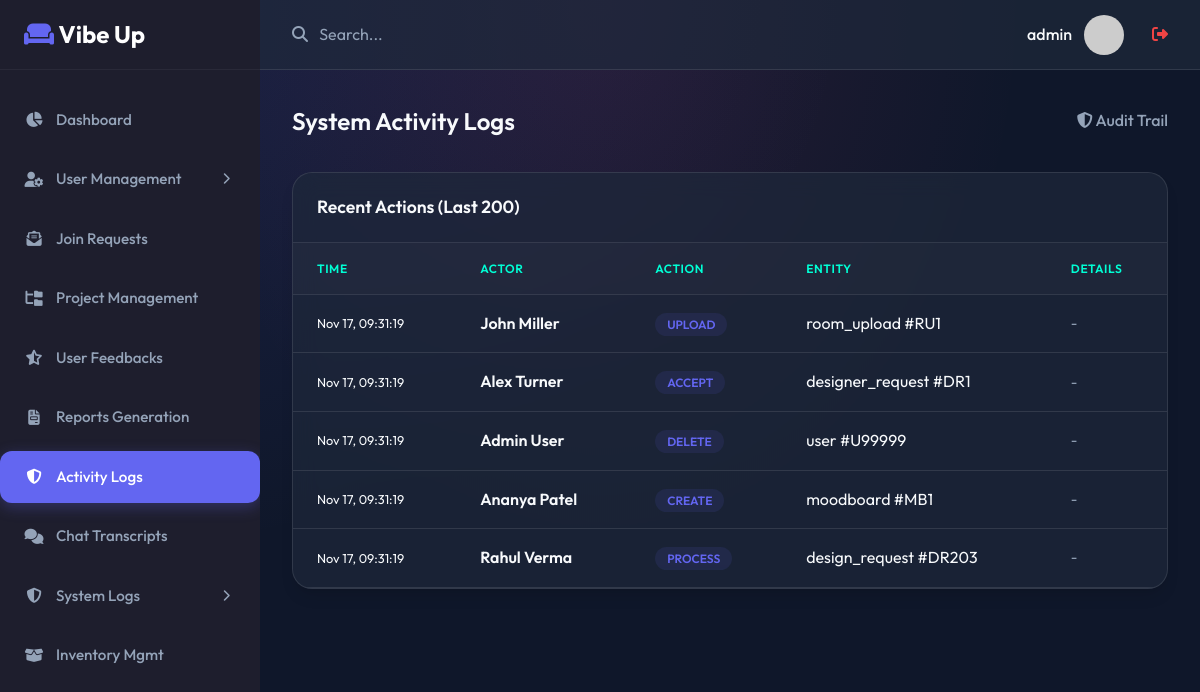
/admin/activity_logs.php (signed in), run on the app's committed database.
### tables this page shows
CREATE TABLE `activity_logs` (
  `id` char(20) NOT NULL PRIMARY KEY,
  `actor_id` char(20) DEFAULT NULL,
  `action` varchar(100) NOT NULL,
  `entity_type` varchar(50) NOT NULL,
  `entity_id` char(20) DEFAULT NULL,
  `details` text DEFAULT NULL,
  `created_at` timestamp NOT NULL DEFAULT current_timestamp()
);

CREATE TABLE `user` (
  `id` char(20) NOT NULL,
  `name` varchar(100) NOT NULL,
  `email` varchar(50) NOT NULL,
  `username` varchar(50) NOT NULL,
  `password_hash` varchar(255) NOT NULL,
  `password` varchar(255) DEFAULT NULL COMMENT 'Plain text password for api_v2 compatibility',
  `phone` varchar(15) NOT NULL,
  `profile_pic_url` text DEFAULT NULL,
  `dob` date NOT NULL,
  `role` enum('user','designer','admin') DEFAULT 'user',
  `last_activity` timestamp NOT NULL DEFAULT current_timestamp() ON UPDATE current_timestamp(),
  `created_at` timestamp NOT NULL DEFAULT current_timestamp()
);

### admin/activity_logs.php (the view, shortened to what this page needs)
<?php
$db = new Database();
$conn = $db->getConnection();
require_once '../includes/header.php';
require_once '../includes/sidebar.php';
$stmt = $conn->query("
    SELECT l.*, u.name as actor_name
    FROM activity_logs l
    LEFT JOIN user u ON l.actor_id = u.id
    ORDER BY l.created_at DESC
    LIMIT 200
");
$logs = $stmt->fetchAll();
?>
<div class="page-header">
    <h1 class="page-title">System Activity Logs</h1>
    <div class="date-display" style="color: var(--text-muted); font-weight: 500;">
        <i class="fa-solid fa-shield-halved"></i> Audit Trail
    </div>
</div>
<div class="card">
    <div class="card-header">
        <h3 class="card-title">Recent Actions (Last 200)</h3>
    </div>
    <div class="card-body" style="padding: 0;">
        <div class="table-responsive">
            <table class="table">
                <thead>
                    <tr>
                        <th>Time</th>
                        <th>Actor</th>
                        <th>Action</th>
                        <th>Entity</th>
                        <th>Details</th>
                    </tr>
                </thead>
                <tbody>
                    <?php if (empty($logs)): ?>
                        <tr><td colspan="5" style="text-align: center; padding: 2rem;">No activity logs found.</td></tr>
                    <?php else: ?>
                        <?php foreach ($logs as $log): ?>
                            <tr>
                                <td style="font-size: 0.8rem; white-space: nowrap;"><?= date('M d, H:i:s', strtotime($log['created_at'])) ?></td>
                                <td style="font-weight: 600;"><?= htmlspecialchars($log['actor_name'] ?? 'System') ?></td>
                                <td>
                                    <span class="badge" style="background: rgba(99, 102, 241, 0.1); color: #6366f1;">
                                        <?= strtoupper(htmlspecialchars($log['action'])) ?>
                                    </span>
                                </td>
                                <td><?= htmlspecialchars($log['entity_type']) ?> #<?= htmlspecialchars($log['entity_id'] ?? 'N/A') ?></td>
                                <td style="font-size: 0.9rem; color: var(--text-muted);"><?= htmlspecialchars($log['details'] ?? '-') ?></td>
                            </tr>
                        <?php endforeach; ?>
                    <?php endif; ?>
                </tbody>
            </table>
        </div>
    </div>
</div>
<?php require_once '../includes/footer.php'; ?>

### assets/css/style.css (style rules this page uses)
:root { --primary: #6366f1; --primary-hover: #4f46e5; --secondary: #ec4899; --accent: #00ffd5; --background: #0f172a; --surface: rgba(30, 41, 59, 0.7); --text-main: #f8fafc; --text-muted: #94a3b8; --border: rgba(255, 255, 255, 0.1); --success: #10b981; --danger: #ef4444; --warning: #f59e0b; --sidebar-bg: #1e1e2d; --sidebar-text: #9899ac; --sidebar-hover: #ffffff; --sidebar-active: var(--primary); --glass: rgba(255, 255, 255, 0.05); --glass-border: rgba(255, 255, 255, 0.1); }
* { margin: 0; padding: 0; box-sizing: border-box; font-family: 'Outfit', sans-serif; }
html { scroll-behavior: smooth; }
body { background-color: var(--background); background-image: radial-gradient(at 0% 0%, rgba(99, 102, 241, 0.15) 0, transparent 50%), radial-gradient(at 50% 0%, rgba(236, 72, 153, 0.1) 0, transparent 50%); color: var(--text-main); line-height: 1.6; min-height: 100vh; }
.page-header { display: flex; justify-content: space-between; align-items: center; margin-bottom: 2rem; }
.page-title { font-size: 1.5rem; font-weight: 600; color: var(--text-main); }
.card { background: var(--surface); backdrop-filter: blur(12px); -webkit-backdrop-filter: blur(12px); border-radius: 1.25rem; box-shadow: 0 10px 15px -3px rgba(0, 0, 0, 0.1), 0 4px 6px -2px rgba(0, 0, 0, 0.05); border: 1px solid var(--border); overflow: hidden; margin-bottom: 1.5rem; transition: transform 0.2s ease, box-shadow 0.2s ease; }
.card-header { padding: 1.25rem 1.5rem; border-bottom: 1px solid var(--border); display: flex; justify-content: space-between; align-items: center; }
.card-title { font-weight: 600; font-size: 1.1rem; }
.card-body { padding: 1.5rem; }
.table-responsive { overflow-x: auto; }
.table { width: 100%; border-collapse: collapse; }
.table th, .table td { padding: 1rem 1.5rem; text-align: left; border-bottom: 1px solid var(--border); }
.table th { font-weight: 600; color: var(--accent); background-color: rgba(255, 255, 255, 0.02); text-transform: uppercase; font-size: 0.75rem; letter-spacing: 0.05em; }
.badge { padding: 0.25rem 0.75rem; border-radius: 9999px; font-size: 0.75rem; font-weight: 600; }

### data on the page
activity_logs: created_at "Nov 17, 09:31:19", actor.name "John Miller", action "UPLOAD", entity_type "room_upload", entity "RU1", details "-"
activity_logs: created_at "Nov 17, 09:31:19", actor.name "Alex Turner", action "ACCEPT", entity_type "designer_request", entity "DR1", details "-"
activity_logs: created_at "Nov 17, 09:31:19", actor.name "Admin User", action "DELETE", entity_type "user", entity "U99999", details "-"
activity_logs: created_at "Nov 17, 09:31:19", actor.name "Ananya Patel", action "CREATE", entity_type "moodboard", entity "MB1", details "-"
activity_logs: created_at "Nov 17, 09:31:19", actor.name "Rahul Verma", action "PROCESS", entity_type "design_request", entity "DR203", details "-"

### other printed values
$_SESSION['admin_username'] "admin"
